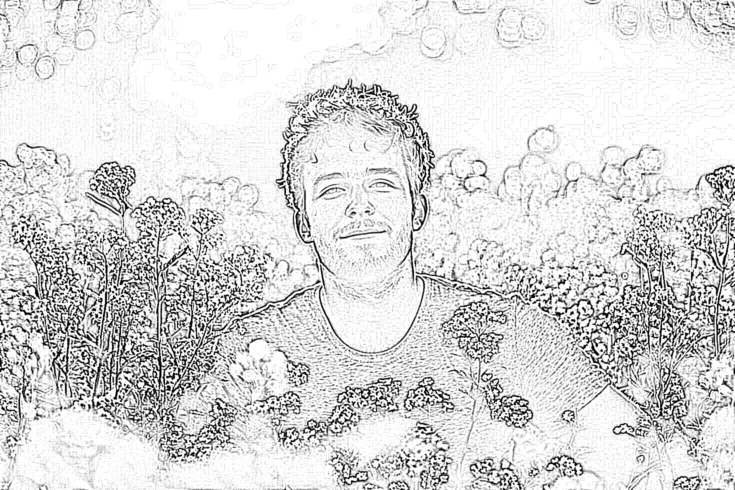
#> input picture toonify_project/uploads/cartoon_pencil_sketch_uploaded_vijayakumar956646_gmail_com_young-man-enjoying-nature-in-a-flower-field-during-sunset-free-photo.jpeg, 1470 x 980 px (shown at 1/2 size)
$ python -i cartoonization.py   (imports and definitions only)   (older library calls are emulated)
#> lines starting #> are read from the running program, lines starting #| are printed output that depends on the picture
import cv2
import numpy as np
from PIL import Image, ImageFilter, ImageEnhance, ImageOps
import os

# [96 lines left out: functions vintage_style, pencil_sketch, not called in this run]

def oil_painting(image_path):
    """
    Convert an image to oil painting style using OpenCV (original implementation)
    """
    img = Image.open(image_path)
#> img is the input picture: PIL image 1470x980 RGB; min 0, max 255, mean 216.8

    # Step 1: smooth the image to reduce noise
    smooth = img.filter(ImageFilter.GaussianBlur(radius=2))
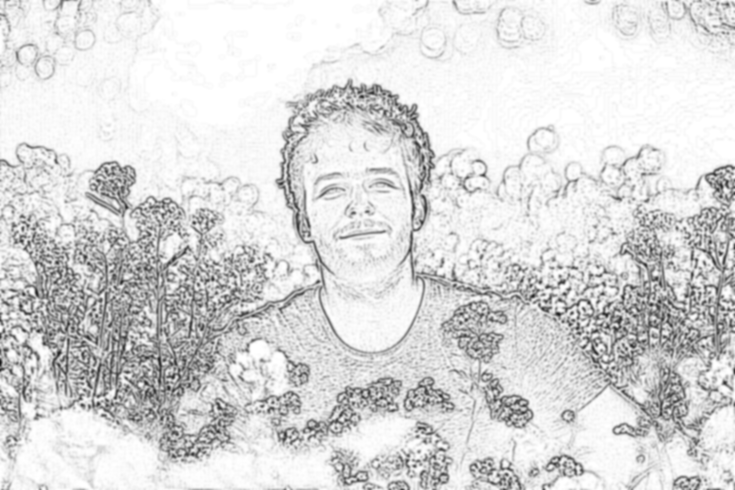
#> smooth: PIL image 1470x980 RGB (shown at 1/2 size); min 16, max 255, mean 216.8

    # Step 2: Detect edges for texture overlay
    edges = smooth.filter(ImageFilter.FIND_EDGES)
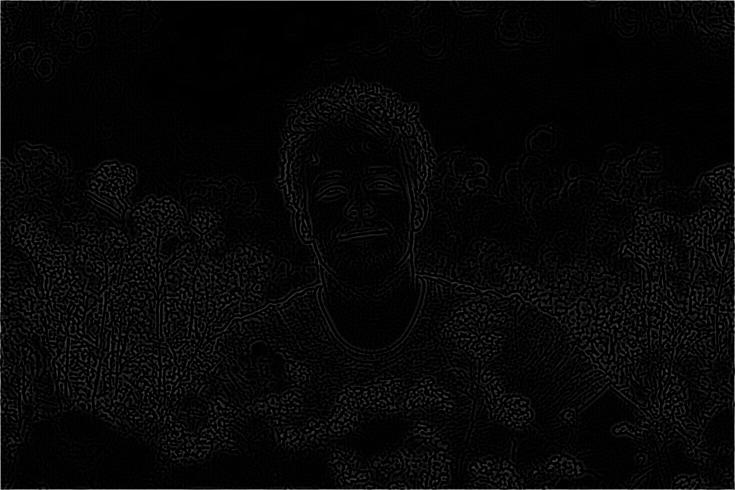
#> edges: PIL image 1470x980 RGB (shown at 1/2 size); min 0, max 255, mean 6.7
    edges_blur = edges.filter(ImageFilter.GaussianBlur(radius=1))

    # Step 3: Enhance colors for painterly vibes
    enhancer = ImageEnhance.Color(smooth)
    colored = enhancer.enhance(1.5)

    contrast = ImageEnhance.Contrast(colored)
    colored = contrast.enhance(1.2)

    brightness = ImageEnhance.Brightness(colored)
    colored = brightness.enhance(1.05)

    # Step 4: blend edge texture into colored image
    oil_paint = Image.blend(colored, edges_blur.convert("RGB"), alpha=0.1)
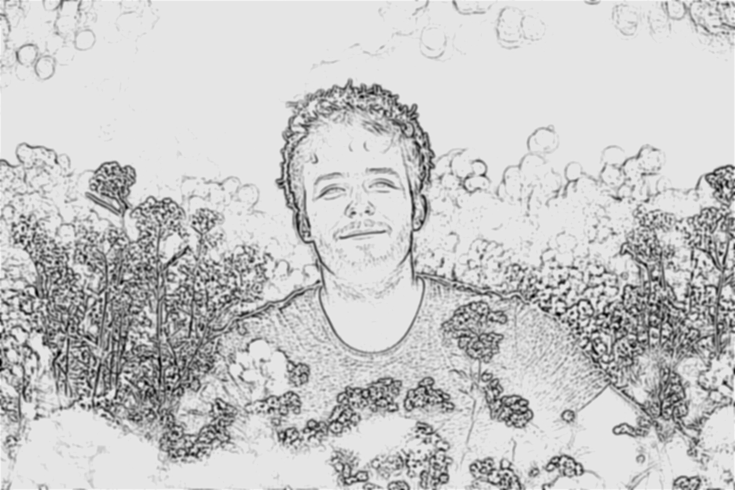
#> oil_paint: PIL image 1470x980 RGB (shown at 1/2 size); min 0, max 251, mean 199.5

    # Step 5: Optional posterize for painting feel
    oil_paint = ImageOps.posterize(oil_paint, bits=5)

    # Step 6: Final sharpening to improve clarity
    oil_paint = oil_paint.filter(ImageFilter.UnsharpMask(radius=2, percent=150, threshold=3))
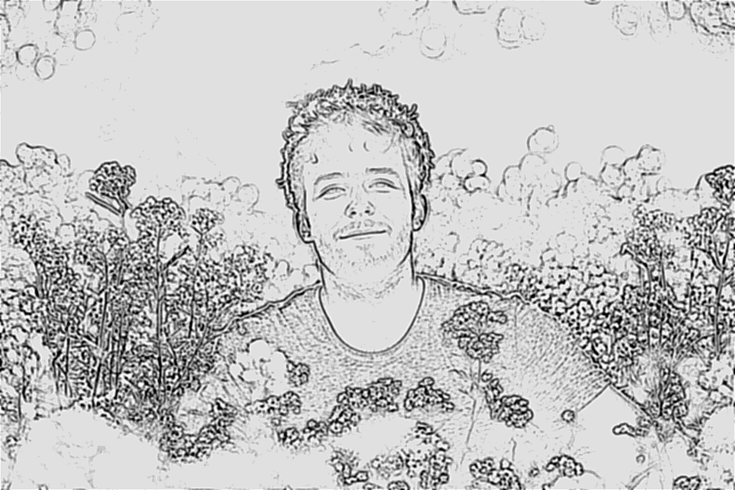
#> oil_paint: PIL image 1470x980 RGB (shown at 1/2 size); min 0, max 255, mean 195.1

    return oil_paint

# [127 lines left out: functions colored_sketch, classic_cartoon, pixel_art_style, candy_style, get_cartoonization_styles, apply_cartoonization, not called in this run]

>>> result = oil_painting('uploads/cartoon_pencil_sketch_uploaded_vijayakumar956646_gmail_com_young-man-enjoying-nature-in-a-flower-field-during-sunset-free-photo.jpeg')
